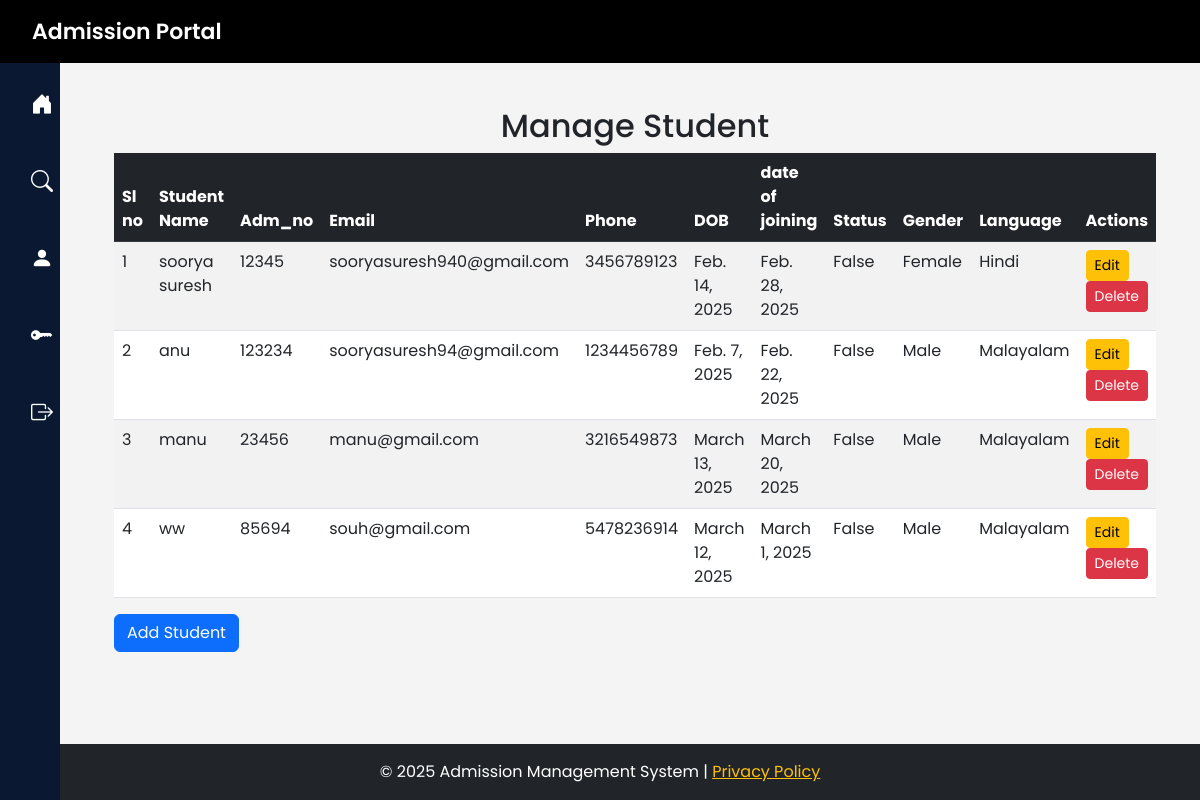
The app's page /manage_students/, older data.
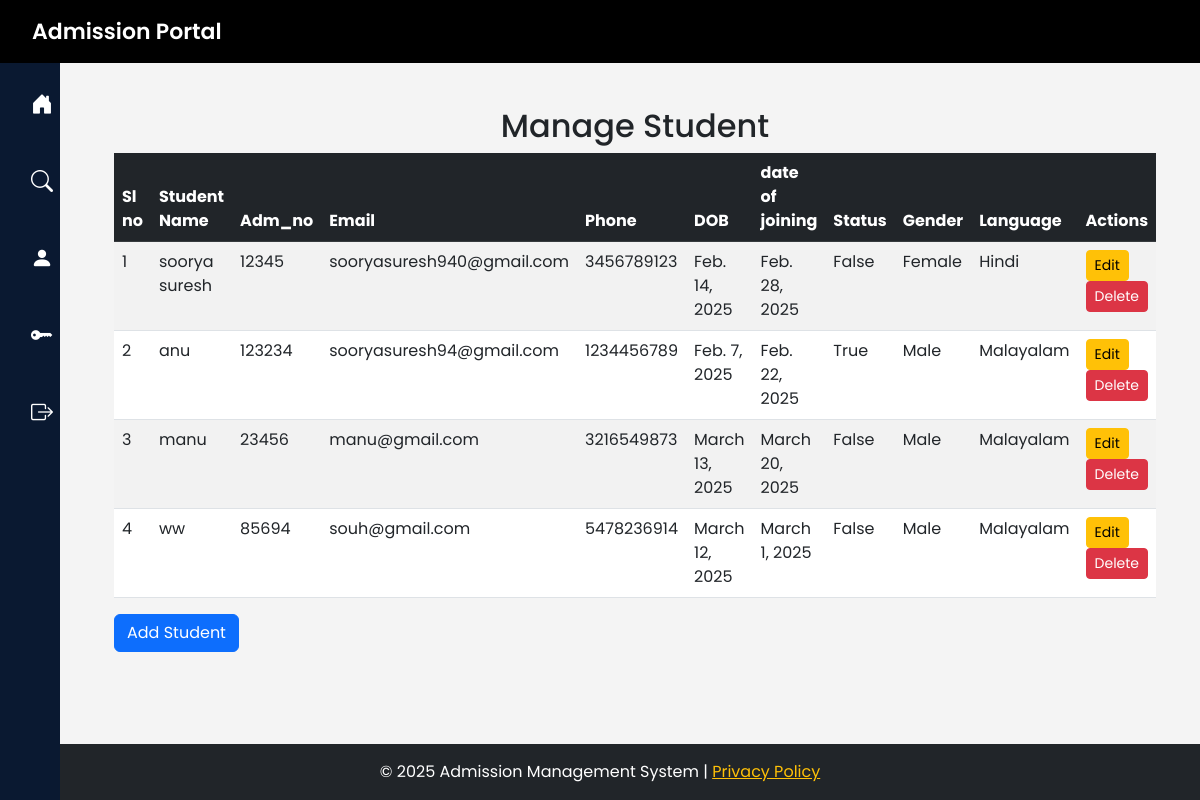
The same page, newer data.
### admission/models.py (models this page shows, shortened)
class Student(models.Model):
    user = models.OneToOneField(User, on_delete=models.CASCADE,null=True,default=None)
    stud_name = models.CharField(max_length=100)
    stud_adm_no = models.CharField(max_length=20, unique=True)
    stud_reg_no = models.CharField(max_length=20, unique=True, blank=True, null=True)
    stud_roll_no = models.CharField(max_length=20, unique=True, blank=True, null=True)
    aadhaar = models.CharField(max_length=12, unique=True)
    abc_id = models.CharField(max_length=50, blank=True, null=True)
    email = models.EmailField(unique=True)
    phone = models.CharField(max_length=15)
    dob = models.DateField()
    caste = models.ForeignKey(Caste, on_delete=models.SET_NULL, blank=True, null=True)  # Foreign Key to Caste
    religion = models.ForeignKey(Religion, on_delete=models.SET_NULL, blank=True, null=True)  # Foreign Key to Religion
    quota = models.ForeignKey(Quota, on_delete=models.SET_NULL, blank=True, null=True)
    category = models.ForeignKey(Category, on_delete=models.SET_NULL, blank=True, null=True)
    program= models.ForeignKey(Program, on_delete=models.SET_NULL, blank=True, null=True)  # Foreign Key to Quota# Foreign Key to Quota
    pathway= models.ForeignKey(Pathway, on_delete=models.SET_NULL, blank=True, null=True)  # Foreign Key to Quota# Foreign Key to Quota
    board=models.ForeignKey(Board, on_delete=models.SET_NULL, blank=True, null=True)
    normalized_mark = models.FloatField(default=0.0)
    parent_name = models.CharField(max_length=100)
    parent_mob = models.CharField(max_length=15)
    house_name = models.CharField(max_length=100)
    post = models.CharField(max_length=50)
    district = models.CharField(max_length=50)
    state = models.CharField(max_length=50)
    pincode = models.CharField(max_length=10)
    date_of_joining = models.DateField()
    income = models.DecimalField(max_digits=10, decimal_places=2, blank=True, null=True)
    egrantz = models.BooleanField(default=False)
    status = models.BooleanField(default=True)  # Active/Inactive
    gender = models.CharField(max_length=10, choices=[('Male', 'Male'), ('Female', 'Female'), ('Other', 'Other')])
    blood_group = models.CharField(max_length=5, choices=[('A+', 'A+'), ('A-', 'A-'), ('B+', 'B-'), ('O+', 'O-'), ('AB+', 'AB-')])
    language=models.CharField(max_length=10, choices=[('Malayalam', 'Malayalam'), ('Hindi', 'Hindi')] ,default='Malayalam')
    identification_mark = models.TextField(blank=True, null=True)
    year_of_admission = models.IntegerField(default=2025)
    from django.core.validators import FileExtensionValidator
    photo = models.ImageField(
        upload_to='student_photos/',
        blank=True,
        null=True,
        validators=[FileExtensionValidator(['jpg', 'jpeg', 'png'])]
    )

### admission/views.py (the view)
# urls.py: path('manage_students/', views.manage_student, name='manage_student'),  # View all students
def manage_student(request):
    students = Student.objects.all()
    return render(request, 'manage_student.html', {'students': students})

### admission/context_processors.py (called while the page is built)
def user_groups(request):
    is_office = request.user.groups.filter(name='office').exists()
    is_hod = request.user.groups.filter(name='hod').exists()
    is_superuser = request.user.is_superuser
    return {
        'is_office': is_office,
        'is_hod': is_hod,
        'is_superuser': is_superuser
    }

### admission/templates/manage_student.html
{% extends 'base.html' %}
{% block content %}
<div class="container mt-4">
    <h2 class="text-center">Manage Student</h2>
    <table class="table table-striped">
        <thead class="table-dark">
            <tr>
                <th>Sl no</th>
                <th>Student Name</th>
                <th>Adm_no</th>
                <th>Email</th>
                <th>Phone</th>
                <th>DOB</th>
                <th>date of joining</th>
                <th>Status</th>
                <th>Gender</th>
                <th>Language</th>
                <th>Actions</th>
            </tr>
        </thead>
        <tbody>
            {% for student in students %}
            <tr>
                <td>{{ forloop.counter }}</td>
                <td>{{ student.stud_name }}</td>
                <td>{{student.stud_adm_no}}</td>
                <td>{{ student.email }}</td>
                <td>{{ student.phone }}</td>
                <td>{{ student.dob }}</td>
                <td>{{ student.date_of_joining }}</td>
                <td>{{ student.status }}</td>
                <td>{{ student.gender }}</td>
                <td>{{ student.language }}</td>
                <td>
                    <a href="{% url 'edit_student' student.id %}" class="btn btn-warning btn-sm">Edit</a>
                    <a href="{% url 'delete_student' student.id %}" class="btn btn-danger btn-sm">Delete</a>
                </td>
            </tr>
            {% empty %}
            <tr>
                <td colspan="3" class="text-center">No Student available.</td>
            </tr>
            {% endfor %}
        </tbody>
    </table>
    <a href="{% url 'add_student' %}" class="btn btn-primary">Add Student</a>
</div>
{% endblock %}

Row changes from the older to the newer data that the page shows:
changed Student "anu": status "False" → "True"
